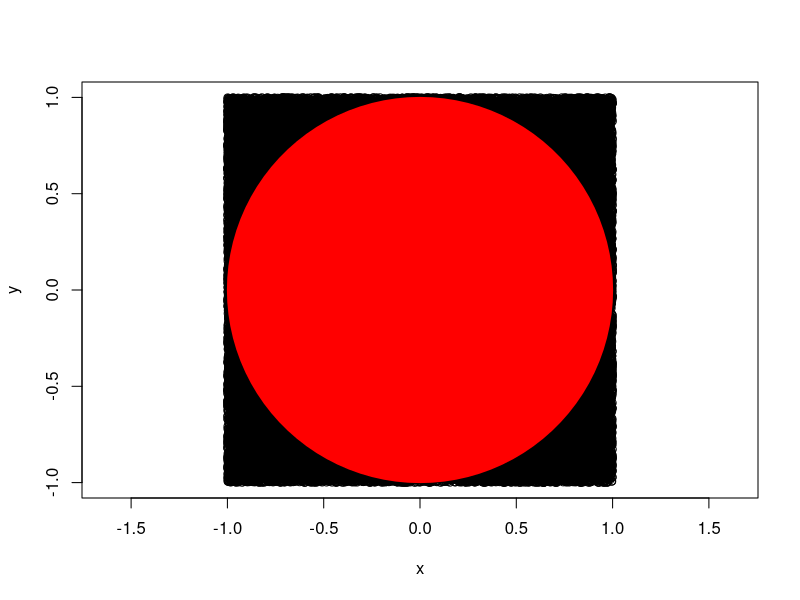

This chart was generated by the following R code:
###### Random Numbers and Monte Carlo Simulation ######
# 1. dice
N <- 10^5
dice <- function()sample(c(1:6), 6, replace = T)
payoff_1 <- c()
for (i in 1:N) {
  sample <- dice()
  if ((max(sample) - min(sample)) < 3) {
    payoff_1 <- c(payoff_1, 1)
  } else {payoff_1 <- c(payoff_1, 0)}
}
price_1 <- mean(payoff_1)

# 2. coin
k <- c()
coin <- function(){
  sample <- sample(c(0, 1), 1)
  n <- 1
  while (1 == 1) {
    sample <- c(sample, sample(c(0, 1), 1))
    n <- n + 1
    if (sample[n] == sample[n-1] & sample[n] == 1) {
      break
    }
  }
  return(n)
}
for (i in 1:N) {
  k <- c(k, 1/coin())
}
price_2 <- mean(k)

# 3. 
x <- runif(N, -1, 1)
y <- runif(N, -1, 1)
n_red <- sum(x^2 + y^2 <= 1)
area <- n_red/N * 4
(pi <- area)

library(plotrix)
png("pi.png")
plot(x, y, asp = 1)
draw.circle(0, 0, 1, col = "red", border = "red")
dev.off()

# 4.a E & V
Y <- c()
for (i in N) {
  X <- runif(1)
  k <- sample(-N:N, 1)
  Y <- c(Y, x^k)
}
mean(Y)
var(Y)

